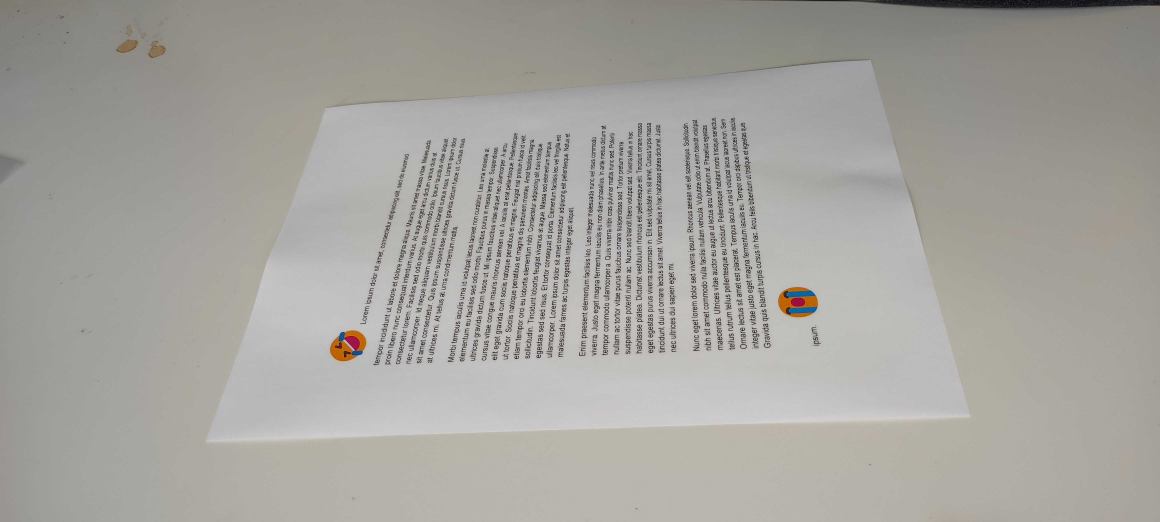
#> input picture camera_image.jpg, 4640 x 2088 px (shown at 1/4 size)
$ jupyter execute --allow-errors 'projective transformation.ipynb'
#> lines starting #> are read from the running program, lines starting #| are printed output that depends on the picture; after the words box and inside, x2 and y2 are one past the last pixel; in counts of white or black regions, pixels touching at a corner belong together
[cell 1]
import cv2
import matplotlib.pyplot as plt
import numpy as np
image = cv2.imread('camera_image.jpg')
#> image is the input picture: shape (2088, 4640, 3); mean B, G, R 158.9, 163.9, 165.5
print(image.shape)
#| (2088, 4640, 3)
ori = image.copy()

[cell 2]
gray = cv2.cvtColor(image, cv2.COLOR_BGR2GRAY)

[cell 3]
gray

[cell 4]
gray = cv2.cvtColor(image, cv2.COLOR_BGR2GRAY)
gray = cv2.GaussianBlur(gray, (7,7), 0)
edged = cv2.Canny(gray, 0, 6)
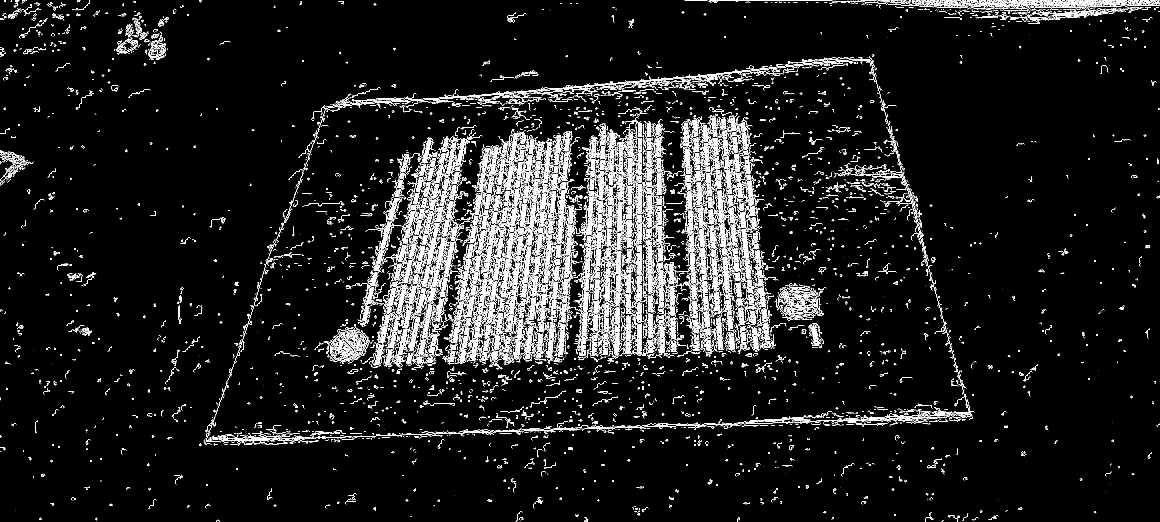
#> edged: shape (2088, 4640) (shown at 1/4 size); 4% white in thin lines or dots
edged = cv2.GaussianBlur(edged, (7,7), 0)
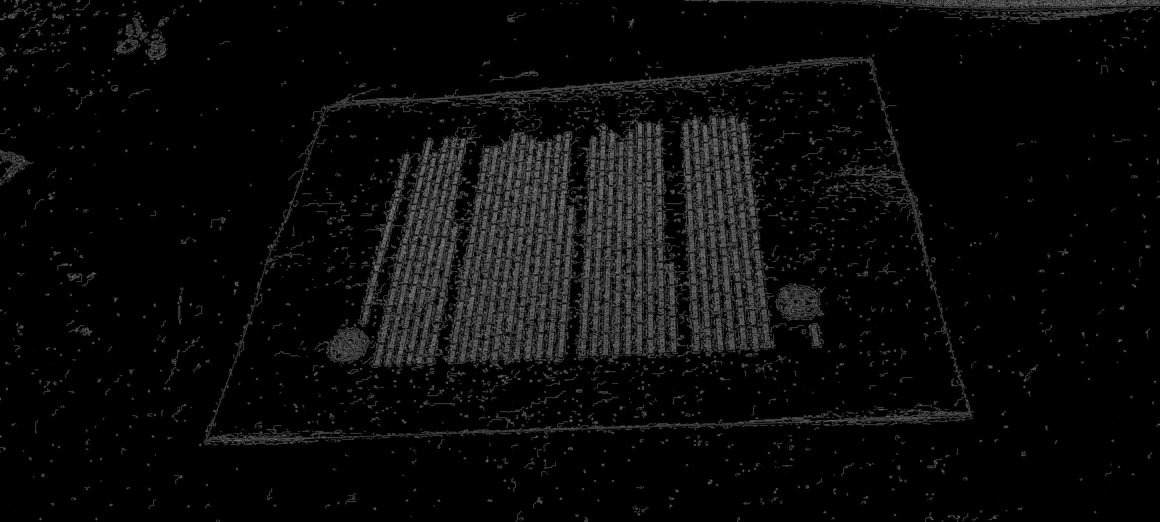
#> edged: shape (2088, 4640) (shown at 1/4 size); min 0, max 158, mean 10.2
plt.figure(dpi=250)
plt.imshow(edged)
plt.show()
cnts = cv2.findContours(edged.copy(), cv2.RETR_LIST, cv2.CHAIN_APPROX_SIMPLE)
#> cnts = 4088 contours, 1900 with area under 20; largest, box (x1, y1, x2, y2) and area: (812, 222, 3900, 1786) 3701141, (834, 245, 3872, 1750) 3425440, (1254, 419, 3149, 1499) 1372124, (2735, 0, 4640, 98) 71764, (3092, 1131, 3308, 1285) 23342
cnts = sorted(cnts[0], key = cv2.contourArea, reverse = True)[:5]
#> cnts = 5 contours; box (x1, y1, x2, y2) and area: (812, 222, 3900, 1786) 3701141, (834, 245, 3872, 1750) 3425440, (1254, 419, 3149, 1499) 1372124, (2735, 0, 4640, 98) 71764, (3092, 1131, 3308, 1285) 23342

[cell 5]
which_contour = 0
contour_x = cnts[which_contour][:,0,0]
#> contour_x = 4189 values, max 3899 at index 3335, min 812 at index 1871, mean 2297
contour_y = cnts[which_contour][:,0,1]
#> contour_y = 4189 values, max 1785 at index 1907, min 222 at index 0, mean 1114.2


plt.imshow(edged)
plt.scatter(contour_x,contour_y, s= 1, color="r")
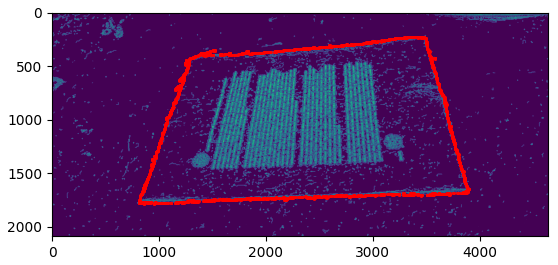
#> figure drawn by matplotlib, 1 panel

[cell 6]
rect = cv2.approxPolyDP(cnts[which_contour], 60, True).copy().reshape(-1, 2)
#> rect = [[3496, 240], [1294, 420], [813, 1773], [3890, 1677]]

[cell 7]
plt.imshow(edged, cmap="gray")

contour_x = rect[:,0]
#> contour_x = [3496, 1294, 813, 3890]
contour_y = rect[:,1]
#> contour_y = [240, 420, 1773, 1677]


plt.scatter(contour_x, contour_y, s= 5, c=np.arange(rect.shape[0]))
plt.colorbar()
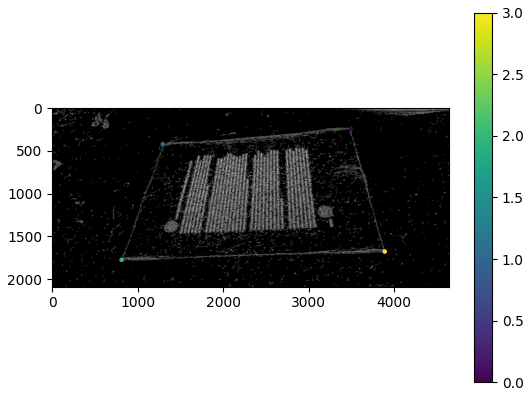
#> figure drawn by matplotlib, 2 panels

[cell 8]
rect.shape
#> Out = (4, 2)

[cell 9]
W = 210*4
H = 297*4

x1 = 0
y1 = 0

x2 = W
y2 = 0

x3 = 0
y3 = H

x4 = W
y4 = H

[cell 10]
X1 = rect[3,0]
#> X1 = 3890
Y1 = rect[3,1]
#> Y1 = 1677

X2 = rect[0,0]
#> X2 = 3496
Y2 = rect[0,1]
#> Y2 = 240

X3 = rect[2,0]
#> X3 = 813
Y3 = rect[2,1]
#> Y3 = 1773

X4 = rect[1,0]
#> X4 = 1294
Y4 = rect[1,1]
#> Y4 = 420

[cell 11]
x_all = np.array([
    [x1, y1],
    [x2, y2],
    [x3, y3],
    [x4, y4],
]).T

X_all = np.array([
    [X1, Y1],
    [X2, Y2],
    [X3, Y3],
    [X4, Y4],
]).T
#> X_all = [[3890, 3496, 813, 1294], [1677, 240, 1773, 420]]

[cell 12]
x_all_plusone = np.vstack([x_all, np.ones((1, x_all.shape[1]))])
X_all_plusone = np.vstack([X_all, np.ones((1, X_all.shape[1]))])
#> X_all_plusone = [[3890, 3496, 813, 1294], [1677, 240, 1773, 420], [1, 1, 1, 1]]

# SVD approach (under development)

[cell 13]
# https://www.youtube.com/watch?v=54Qtu3S9HJU
A = np.array([
    [-x1, -y1, -1, 0, 0, 0, x1*X1, y1*X1, X1],
    [0, 0, 0, -x1, -y1, -1, x1*Y1, y1*Y1, Y1],
    [-x2, -y2, -1, 0, 0, 0, x2*X2, y2*X2, X2],
    [0, 0, 0, -x2, -y2, -1, x2*Y2, y2*Y2, Y2],
    [-x3, -y3, -1, 0, 0, 0, x3*X3, y3*X3, X3],
    [0, 0, 0, -x3, -y3, -1, x3*Y3, y3*Y3, Y3],
    [-x4, -y4, -1, 0, 0, 0, x4*X4, y4*X4, X4],
    [0, 0, 0, -x4, -y4, -1, x4*Y4, y4*Y4, Y4]

])

[cell 14]
A.shape
#> Out = (8, 9)

[cell 15]
U, S, Vh = np.linalg.svd(A)
#> S = [3327720.3, 2622664.1, 4372.4, 1781.8, 1138.6, 514.8, 305.5, 1]
Vh

[cell 16]
Vh.shape
#> Out = (9, 9)

[cell 17]
plt.imshow(Vh)
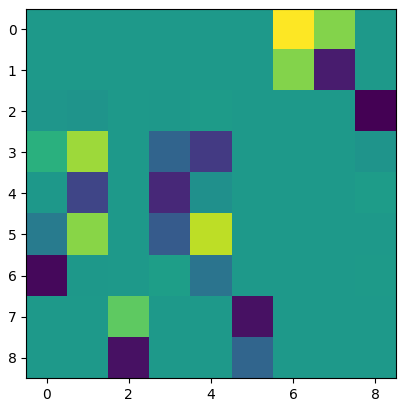
#> figure drawn by matplotlib, 1 panel

[cell 18]
A@Vh[-1,:]
#> Out = [1.47e-16, -2.98e-11, 2.56e-11, 2.59e-12, -7.72e-11, 2.66e-11, -2.6e-11, 1.87e-11]

[cell 19]
Vh[-1,:]
#> Out = [-0.000305, 0.000592, -0.918, 0.000375, -6.08e-05, -0.396, -1.19e-07, -2.35e-08, -0.000236]

[cell 20]
H = np.reshape(Vh[-1,:], (3, 3))
#> H = [[-0.000305, 0.000592, -0.918], [0.000375, -6.08e-05, -0.396], [-1.19e-07, -2.35e-08, -0.000236]]

[cell 21]
x_all_plusone

[cell 22]
X_all_estimated = H@x_all_plusone
#> X_all_estimated = [[-0.918, -1.17, -0.215, -0.471], [-0.396, -0.0806, -0.468, -0.153], [-0.000236, -0.000336, -0.000264, -0.000364]]

[cell 23]
X_all_estimated.shape
#> Out = (3, 4)

[cell 24]
plt.scatter(X_all_estimated[0,:],X_all_estimated[1,:])
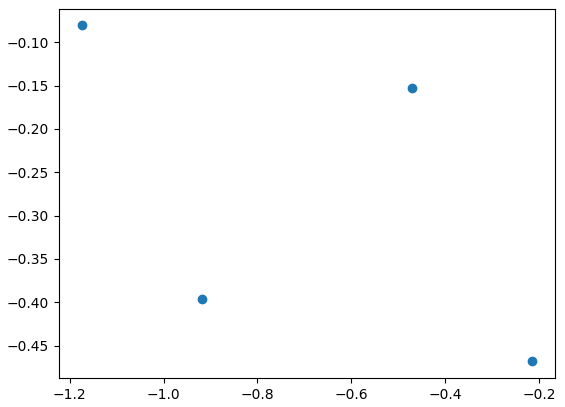
#> figure drawn by matplotlib, 1 panel

# Least square approach

[cell 25]
A = np.array([
    [x1, y1, 1, 0, 0, 0, 0, 0, -X1, 0, 0, 0],
    [0, 0, 0, x1, y1, 1, 0, 0, -Y1, 0, 0, 0],
    [0, 0, 0, 0, 0, 0, x1, y1, -1, 0, 0, 0],
    [x2, y2, 1, 0, 0, 0, 0, 0, 0, -X2, 0, 0],
    [0, 0, 0, x2, y2, 1, 0, 0, 0, -Y2, 0, 0],
    [0, 0, 0, 0, 0, 0, x2, y2, 0, -1, 0, 0],
    [x3, y3, 1, 0, 0, 0, 0, 0, 0, 0, -X3, 0],
    [0, 0, 0, x3, y3, 1, 0, 0, 0, 0, -Y3, 0],
    [0, 0, 0, 0, 0, 0, x3, y3, 0, 0, -1, 0],
    [x4, y4, 1, 0, 0, 0, 0, 0, 0, 0, 0, -X4],
    [0, 0, 0, x4, y4, 1, 0, 0, 0, 0, 0, -Y4],
    [0, 0, 0, 0, 0, 0, x4, y4, 0, 0, 0, -1],
])

b = np.array([
    0, 0, -1, 0, 0, -1, 0, 0, -1, 0, 0, -1
])

[cell 26]
A.shape
#> Out = (12, 12)

[cell 27]
params, _, _, _ = np.linalg.lstsq(A, b)
#> params = [1.29, -2.51, 3890, -1.59, 0.257, 1677, 0.000504, 9.97e-05, 1, 1.42, 1.12, 1.54]

[cell 28]
A00, A01, b0, A10, A11, b1, h0, h1, w0, w1, w2, w3 = params
#> A00 = 1.29; A01 = -2.51; b0 = 3890; A10 = -1.59; A11 = 0.257; b1 = 1677; h0 = 0.000504; h1 = 9.97e-05; w0 = 1; w1 = 1.42; w2 = 1.12; w3 = 1.54

[cell 29]
M = np.array([
    [A00, A01, b0],
    [A10, A11, b1],
    [h0, h1, 1]
])
#> M = [[1.29, -2.51, 3890], [-1.59, 0.257, 1677], [0.000504, 9.97e-05, 1]]

[cell 30]
X_all_estimated_ = M@x_all_plusone
#> X_all_estimated_ = [[3890, 4975.6, 909.3, 1994.9], [1677, 341.6, 1982.9, 647.5], [1, 1.42, 1.12, 1.54]]

[cell 31]
X_all_estimated_
#> Out has the same summary as X_all_estimated_

[cell 32]
X_all_estimated = X_all_estimated_[0:2,:]/X_all_estimated_[2,:]
#> X_all_estimated = [[3890, 3496, 813, 1294], [1677, 240, 1773, 420]]

[cell 33]
X_all_estimated
#> Out = [[3890, 3496, 813, 1294], [1677, 240, 1773, 420]]

[cell 34]
plt.scatter(X_all_estimated[0,:],X_all_estimated[1,:])
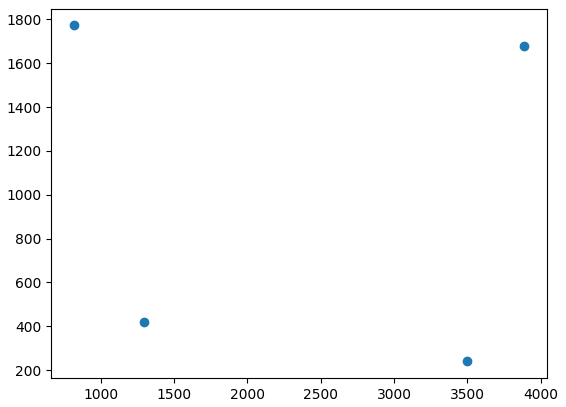
#> figure drawn by matplotlib, 1 panel

[cell 35]
X_all
#> Out = [[3890, 3496, 813, 1294], [1677, 240, 1773, 420]]
